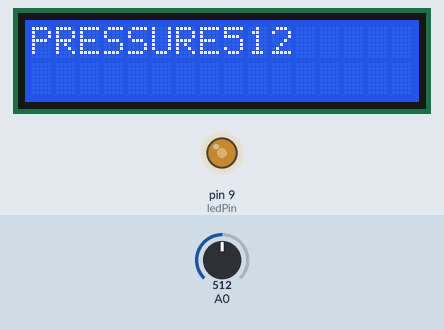
This sketch was run on a simulated Arduino Uno, built with avr-gcc and run on an emulated ATmega328P. Parts: 16×2 character LCD, output pins drawn as LEDs (lit = HIGH). The test bench sets the inputs (shaded band); at power-on: A0 = 512.

Above: at 1.2 s.
1.3 s: A0 set to 716
At 2.3 s:
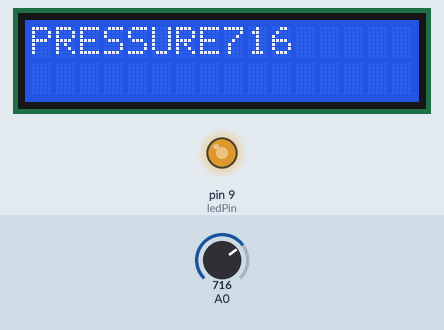
2.8 s: A0 set to 900
At 3.3 s:
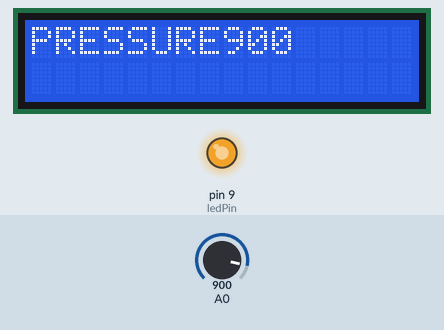
4.3 s: A0 set to 122
At 5.5 s:
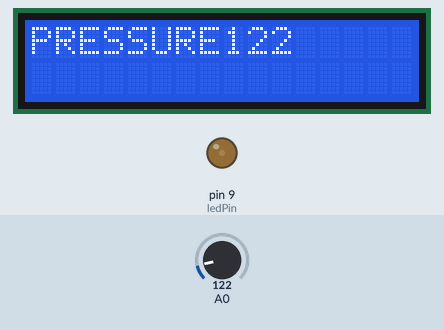
5.8 s: A0 set to 0
At 6.9 s:
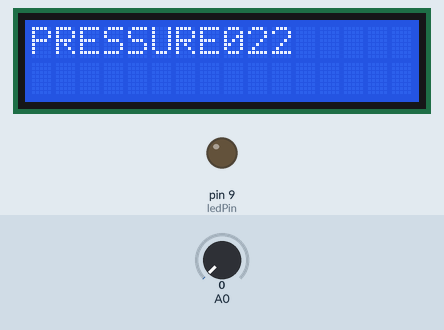
Timing chart, 0 to 8.3 s (numbered marks = the images above; inputs shaded):
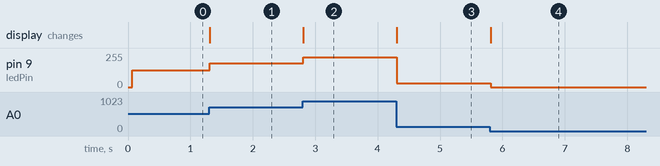

Measured:
- after the input at 1.3 s, pin 9 (ledPin): 127/255 → 178/255 at once; the display: changes at once (image 1)
- after the input at 2.8 s, pin 9 (ledPin): 178/255 → 224/255 at once; the display: changes at once (image 2)
- after the input at 4.3 s, pin 9 (ledPin): 224/255 → 30/255 at once; the display: changes at once (image 3)
- after the input at 5.8 s, pin 9 (ledPin): 30/255 → 0/255 at once; the display: changes at once (image 4)

The sketch:

force.ino
```cpp
#include <LiquidCrystal.h>

//sensorpin은 센서에 압력센서에 연결한 아날로그 핀(0번)
int sensorPin;
//ledPin은 LED에 견결한 핀(9번)
int ledPin = 9;
//LCD 객체
LiquidCrystal lcd(12, 11, 5, 4, 3, 2);

void setup( ){

  //LCD의 열수와 행수를 설정
  lcd.begin(16, 2);
  //ledPin을 출력으로 설정
  pinMode(ledPin, OUTPUT);
}

void loop( ){

  //센서 값을 읽어 들인다
  int value = analogRead(A0);
  //LCD화면을 지운 후에 읽어 들인 압력을 표시
  lcd.setCursor(0, 0);
  lcd.print("PRESSURE");
  lcd.print(value);

  //읽어 들인 값으로 LED의 밝기를 구하고 LED의 밝기 바꿈
  int intensity = map(value, 0, 1023, 0, 255);
  analogWrite(ledPin, intensity);
  //10ms 동안 대기
  delay(10);

}
```
